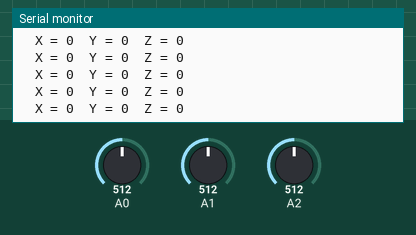
This sketch was run on a simulated Arduino Uno, built with avr-gcc and run on an emulated ATmega328P. Parts: the last lines printed to the serial monitor. The test bench sets the inputs (shaded band); at power-on: A0 = 512, A1 = 512, A2 = 512.

Above: at 5.7 s.
5.8 s: A0 set to 630
At 5.85 s:
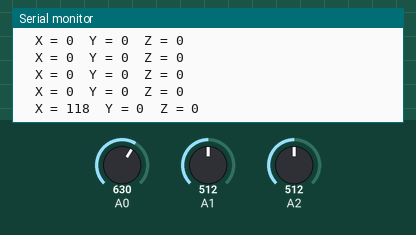
8.8 s: A0 set to 599
At 8.87 s:
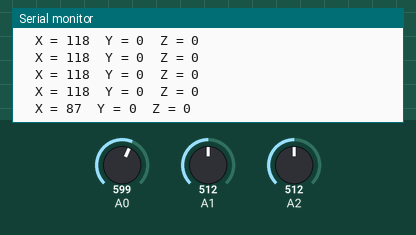
Timing chart, 0 to 11.8 s (numbered marks = the images above; inputs shaded):
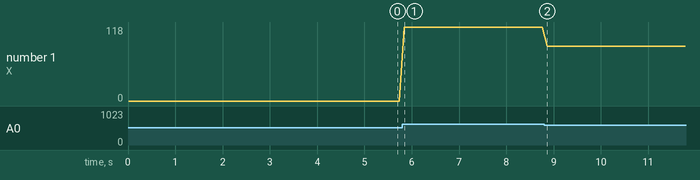

Measured:
- after the input at 5.8 s, the serial monitor: prints a new line at once (image 1)
- after the input at 8.8 s, the serial monitor: prints a new line after 0.07 s (image 2)
- plotted number 1: 0 → 118 after the input at 5.8 s, 118 → 87 after the input at 8.8 s

The sketch:

doing_ADXL335.ino
```cpp
void setup() {
  Serial.begin(9600);
  Serial.println("ADXL335 testing ");


}

void loop() {
  analogReference(EXTERNAL);
  int x = analogRead(A0);
  int y = analogRead(A1);
  int z = analogRead(A2);

  Serial.print("  X = ");Serial.print(x-512);  Serial.print("  Y = ");Serial.print(y-512);  Serial.print("  Z = ");Serial.print(z-512);
  Serial.println();Serial.println();
  delay(100);


}
```
